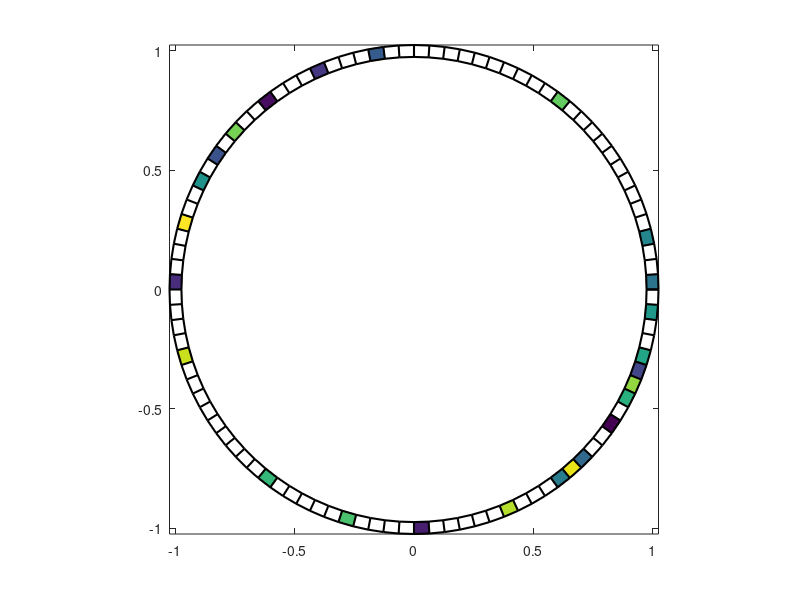
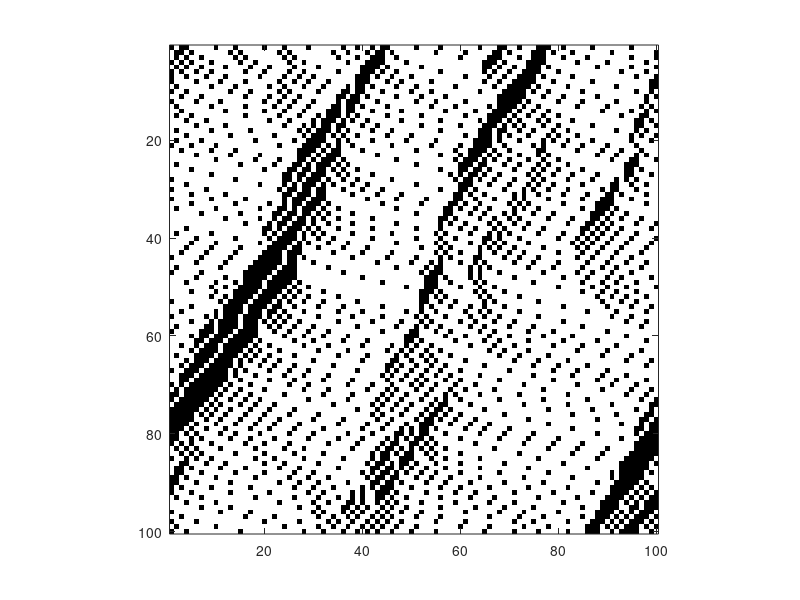

These charts were generated, in order, by the following MATLAB code:
function [rho, flux, vmean] = ns(rho, p, L, tmax, animation, spacetime)
%
% NS: This script implements the Nagel Schreckenberg cellular automata based
% traffic model. Car move forward governed by NS algorithm:
% 
%   1. Acceleration. If the vehicle can speed up without hitting the speed 
%      limit vmax it will add one to its velocity, vn → vn + 1. Otherwise, 
%      the vehicle has constant speed, vn → vn.
%
%   2. Collision prevention. If the distance between the vehicle and the car
%      ahead of it, dn, is less than or equal to vn , i.e. the nth vehicle
%      will collide if it doesn't slow down, then vn → dn − 1.
%
%   3. Random slowing. Vehicles often slow for non-traffic reasons (cell 
%      phones, coffee mugs, even laptops) and drivers occasionally make 
%      irrational choices. With some probability pbrake, vn → vn − 1, 
%      presuming vn > 0.
%
%   4. Vehicle movement. The vehicles are deterministically moved by their 
%      velocities, xn → xn + vn .
%
% USAGE: flux = ns(rho, p, L, tmax, isdraw)
%        rho       = density of the traffic
%        p         = probability of random braking
%        L         = length of the load
%        tmax      = number of the iterations
%        animation = if show the animation of the traffic
%        spacetime = if plot the space-time after the simuation ended.
%        flux      = flux of the traffic
%
% zhou lvwen: zhou.lv.wen@gmail.com
%

if nargin == 0; 
    rho = 0.25; p = 0.25; L = 100; tmax = 100; 
    animation = true; spacetime = true;
end

vmax = 5;                  % maximun speed
% place a distribution with density
ncar = round(L*rho);
rho = ncar/L;

x = sort(randsample(1:L, ncar));
v = vmax * ones(1,ncar);   % start everyone initially at vmax

if animation; h = plotcirc(L,x,0.1); end

flux = 0;                  % number of cars that pass through the end
vmean = 0;
road = zeros(tmax, L);

for t = 1:tmax
    % acceleration
    v = min(v+1, vmax);
    
    %collision prevention
    gaps = gaplength(x,L); % determine the space vehicles have to move
    v = min(v, gaps-1);
    
    % random speed drops
    vdrops = ( rand(1,ncar)<p );
    v = max(v-vdrops,0);
    
    % update the position
    x = x + v;
    passed = x>L;          % cars passed at time r
    x(passed) = x(passed) - L;% periodic boundary conditions
    
    if t>tmax/2
        flux = flux + sum(v/L); %flux = flux + sum(passed); 
        vmean = vmean + mean(v);
    end
    road(t,x) = 1;
    
    if animation; h = plotcirc(L,x,0.1,h); end
end
flux = flux/(tmax/2);
vmean = vmean/(tmax/2);

if spacetime; figure;imagesc(road);colormap([1,1,1;0,0,0]);axis image; end

% -------------------------------------------------------------------------

function gaps = gaplength(x,L)
% 
% GAPLENGTH: determine the gaps between vehicles
%
ncar = length(x);
gaps=zeros(1, ncar);
if ncar>0
    gaps = x([2:end 1]) -x;
    gaps(gaps<=0) = gaps(gaps<=0)+L;
end

% -------------------------------------------------------------------------

function h = plotcirc(L,x,dt,h)
W = 0.05;  R = 1;
ncar = length(x);

theta = [0 : 2*pi/L : 2*pi];
xc = cos(theta);     yc = sin(theta);
xin = (R-W/2)*xc; yin = (R-W/2)*yc;
xot = (R+W/2)*xc; yot = (R+W/2)*yc;

xi = [xin(x);  xin(x+1); xot(x+1); xot(x)];
yi = [yin(x);  yin(x+1); yot(x+1); yot(x)];
if nargin == 3
    color = randperm(ncar);
    h = fill(xi,yi, color); hold on
    plot([xin; xot] , [yin; yot] , 'k','linewidth',1.5)
    plot([xin; xot]', [yin; yot]', 'k','linewidth',1.5)
    axis image; 
else
    for i=1:ncar;  set(h(i),'xdata',xi(:,i),'ydata',yi(:,i));  end
end
pause(dt)
